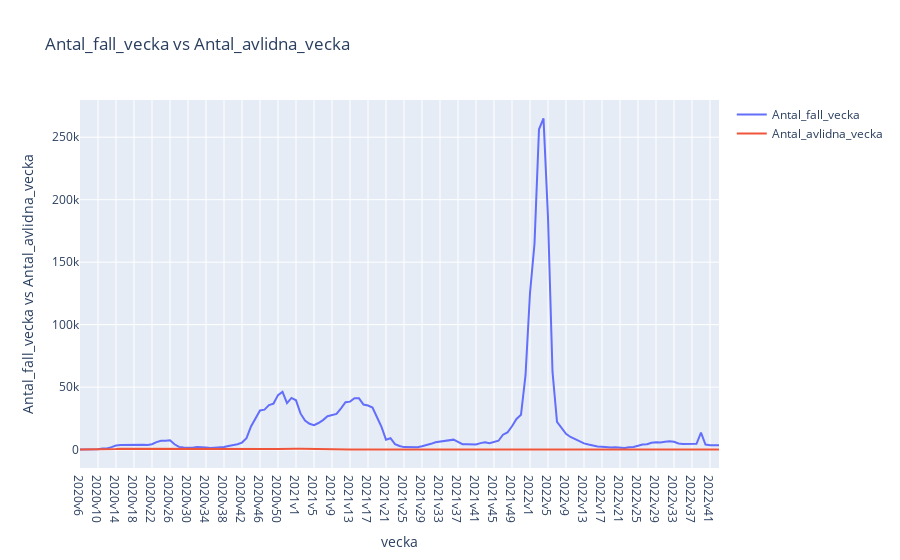

Notebook source saved alongside this figure:
### Code cell
plt.figure(figsize=(20, 10))
sns.lineplot(data=df_covid_infection, x="vecka", y="Antal_fall_vecka")
sns.lineplot(data=df_covid_infection, x="vecka", y="Antal_avlidna_vecka")
plt.title("Antal_fall_vecka vs Antal_avlidna_vecka")
plt.xticks(rotation=90)
plt.show()
plt.savefig(os.path.join(PLOT_IMAGE_PATH, "Antal_fall_vecka vs Antal_avlidna_vecka" + '.png'))

fig = go.Figure()
fig.add_trace(go.Scatter(x=df_covid_infection["vecka"], y=df_covid_infection["Antal_fall_vecka"], name="Antal_fall_vecka"))
fig.add_trace(go.Scatter(x=df_covid_infection["vecka"], y=df_covid_infection["Antal_avlidna_vecka"], name="Antal_avlidna_vecka"))
fig.update_layout(title="Antal_fall_vecka vs Antal_avlidna_vecka", xaxis_title="vecka", yaxis_title="Antal_fall_vecka vs Antal_avlidna_vecka")
fig.show()
fig.write_image(os.path.join(PLOT_IMAGE_PATH, "Antal_fall_vecka vs Antal_avlidna_vecka" + '.png'))

### Figure 1 — Plotly figure (JSON) as saved in the notebook; plotly's stock layout.template omitted (floating-point values rounded to 4 significant figures; data arrays with more than 128 entries replaced by an {"elided": "..."} marker saying what was removed)
{"data": [{"name": "Antal_fall_vecka", "type": "scatter", "x": {"elided": "143 str values"}, "y": {"elided": "143 int values"}}, {"name": "Antal_avlidna_vecka", "type": "scatter", "x": {"elided": "143 str values"}, "y": {"elided": "143 int values"}}], "layout": {"title": {"text": "Antal_fall_vecka vs Antal_avlidna_vecka"}, "xaxis": {"title": {"text": "vecka"}}, "yaxis": {"title": {"text": "Antal_fall_vecka vs Antal_avlidna_vecka"}}}}
